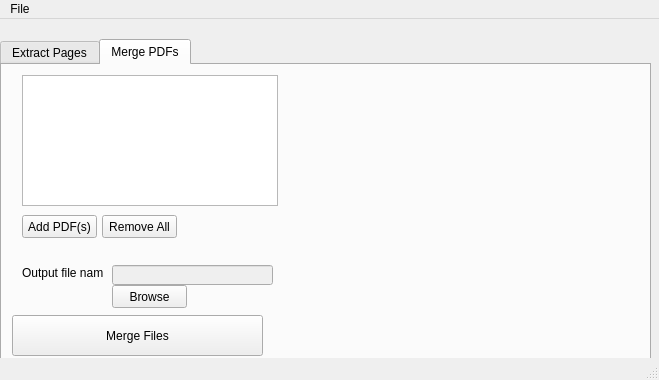
<?xml version="1.0" encoding="UTF-8"?>
<ui version="4.0">
 <class>MainWindow</class>
 <widget class="QMainWindow" name="MainWindow">
  <property name="geometry">
   <rect>
    <x>0</x>
    <y>0</y>
    <width>659</width>
    <height>380</height>
   </rect>
  </property>
  <property name="windowTitle">
   <string>MainWindow</string>
  </property>
  <widget class="QWidget" name="centralwidget">
   <widget class="QTabWidget" name="tab_one">
    <property name="geometry">
     <rect>
      <x>0</x>
      <y>20</y>
      <width>651</width>
      <height>321</height>
     </rect>
    </property>
    <property name="currentIndex">
     <number>1</number>
    </property>
    <widget class="QWidget" name="tab_one">
     <attribute name="title">
      <string>Extract Pages</string>
     </attribute>
     <widget class="QListWidget" name="fileList_two">
      <property name="geometry">
       <rect>
        <x>110</x>
        <y>30</y>
        <width>256</width>
        <height>21</height>
       </rect>
      </property>
      <property name="sortingEnabled">
       <bool>true</bool>
      </property>
     </widget>
     <widget class="QPushButton" name="uploadButton_two">
      <property name="enabled">
       <bool>true</bool>
      </property>
      <property name="geometry">
       <rect>
        <x>30</x>
        <y>30</y>
        <width>75</width>
        <height>23</height>
       </rect>
      </property>
      <property name="text">
       <string>Load PDF</string>
      </property>
     </widget>
     <widget class="QLineEdit" name="pagesList">
      <property name="geometry">
       <rect>
        <x>110</x>
        <y>70</y>
        <width>113</width>
        <height>20</height>
       </rect>
      </property>
      <property name="text">
       <string/>
      </property>
      <property name="placeholderText">
       <string>1,2,6-8</string>
      </property>
     </widget>
     <widget class="QLabel" name="label">
      <property name="geometry">
       <rect>
        <x>60</x>
        <y>70</y>
        <width>47</width>
        <height>13</height>
       </rect>
      </property>
      <property name="text">
       <string>Pages</string>
      </property>
     </widget>
     <widget class="QLineEdit" name="outputFilename">
      <property name="enabled">
       <bool>false</bool>
      </property>
      <property name="geometry">
       <rect>
        <x>110</x>
        <y>110</y>
        <width>251</width>
        <height>20</height>
       </rect>
      </property>
     </widget>
     <widget class="QLabel" name="label_2">
      <property name="geometry">
       <rect>
        <x>20</x>
        <y>110</y>
        <width>81</width>
        <height>16</height>
       </rect>
      </property>
      <property name="text">
       <string>Output file name</string>
      </property>
     </widget>
     <widget class="QPushButton" name="extractButton">
      <property name="enabled">
       <bool>true</bool>
      </property>
      <property name="geometry">
       <rect>
        <x>110</x>
        <y>160</y>
        <width>261</width>
        <height>41</height>
       </rect>
      </property>
      <property name="text">
       <string>Generate PDF</string>
      </property>
     </widget>
     <widget class="QPushButton" name="outputPathButton">
      <property name="geometry">
       <rect>
        <x>110</x>
        <y>130</y>
        <width>75</width>
        <height>23</height>
       </rect>
      </property>
      <property name="text">
       <string>Browse</string>
      </property>
     </widget>
    </widget>
    <widget class="QWidget" name="tab_2">
     <attribute name="title">
      <string>Merge PDFs</string>
     </attribute>
     <widget class="QPushButton" name="removeButton">
      <property name="geometry">
       <rect>
        <x>100</x>
        <y>150</y>
        <width>75</width>
        <height>23</height>
       </rect>
      </property>
      <property name="text">
       <string>Remove All</string>
      </property>
     </widget>
     <widget class="QListWidget" name="fileList">
      <property name="geometry">
       <rect>
        <x>20</x>
        <y>10</y>
        <width>256</width>
        <height>131</height>
       </rect>
      </property>
      <property name="sortingEnabled">
       <bool>true</bool>
      </property>
     </widget>
     <widget class="QPushButton" name="uploadButton">
      <property name="enabled">
       <bool>true</bool>
      </property>
      <property name="geometry">
       <rect>
        <x>20</x>
        <y>150</y>
        <width>75</width>
        <height>23</height>
       </rect>
      </property>
      <property name="text">
       <string>Add PDF(s)</string>
      </property>
     </widget>
     <widget class="QPushButton" name="mergeButton">
      <property name="geometry">
       <rect>
        <x>10</x>
        <y>250</y>
        <width>251</width>
        <height>41</height>
       </rect>
      </property>
      <property name="text">
       <string>Merge Files</string>
      </property>
     </widget>
     <widget class="QLineEdit" name="outputFilename_two">
      <property name="enabled">
       <bool>false</bool>
      </property>
      <property name="geometry">
       <rect>
        <x>110</x>
        <y>200</y>
        <width>161</width>
        <height>20</height>
       </rect>
      </property>
     </widget>
     <widget class="QLabel" name="label_3">
      <property name="geometry">
       <rect>
        <x>20</x>
        <y>200</y>
        <width>81</width>
        <height>16</height>
       </rect>
      </property>
      <property name="text">
       <string>Output file name</string>
      </property>
     </widget>
     <widget class="QPushButton" name="outputPathButton_two">
      <property name="geometry">
       <rect>
        <x>110</x>
        <y>220</y>
        <width>75</width>
        <height>23</height>
       </rect>
      </property>
      <property name="text">
       <string>Browse</string>
      </property>
     </widget>
    </widget>
   </widget>
  </widget>
  <widget class="QMenuBar" name="menubar">
   <property name="geometry">
    <rect>
     <x>0</x>
     <y>0</y>
     <width>659</width>
     <height>21</height>
    </rect>
   </property>
   <widget class="QMenu" name="menuFile">
    <property name="title">
     <string>File</string>
    </property>
   </widget>
   <addaction name="menuFile"/>
  </widget>
  <widget class="QStatusBar" name="statusbar"/>
 </widget>
 <resources/>
 <connections/>
</ui>
